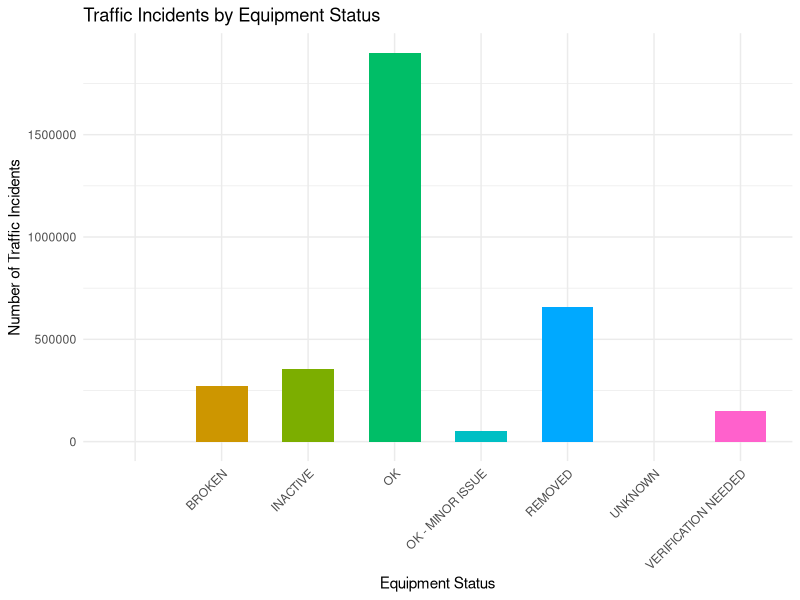
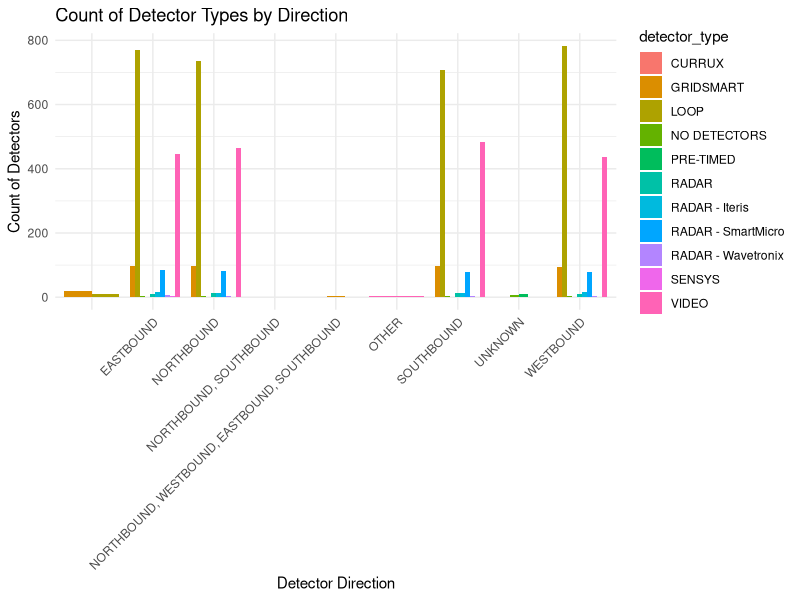

These charts were generated, in order, by the following R code:
## ---- chunk 1
Traffic_Counts<- read.csv("Traffic_Detectors.csv")
library(ggplot2)
library(dplyr)

## ---- chunk 2

incident_summary <- Traffic_Counts %>%
  group_by(detector_status) %>%
  summarise(incident_count = sum(signal_id, na.rm = TRUE)) %>%
  arrange(-incident_count)

ggplot(incident_summary, aes(x = detector_status, y = incident_count, fill = detector_status)) +
  geom_bar(stat = "identity", show.legend = FALSE, width=0.6) +
  labs(
    title = "Traffic Incidents by Equipment Status",
    x = "Equipment Status",
    y = "Number of Traffic Incidents"
  ) +
  theme_minimal()+
  theme(axis.text.x = element_text(angle = 45, hjust = 1, vjust = 1))


## ---- chunk 3

type_by_direction <- Traffic_Counts %>%
  group_by(detector_type, detector_direction) %>%
  summarise(count = n()) %>%
  ungroup()


ggplot(type_by_direction, aes(x = detector_direction, y = count, fill = detector_type)) +
  geom_bar(stat = "identity", position = "dodge") +
  labs(
    title = "Count of Detector Types by Direction",
    x = "Detector Direction",
    y = "Count of Detectors"
  ) +
  theme_minimal() +
  theme(axis.text.x = element_text(angle = 45, hjust = 1))


